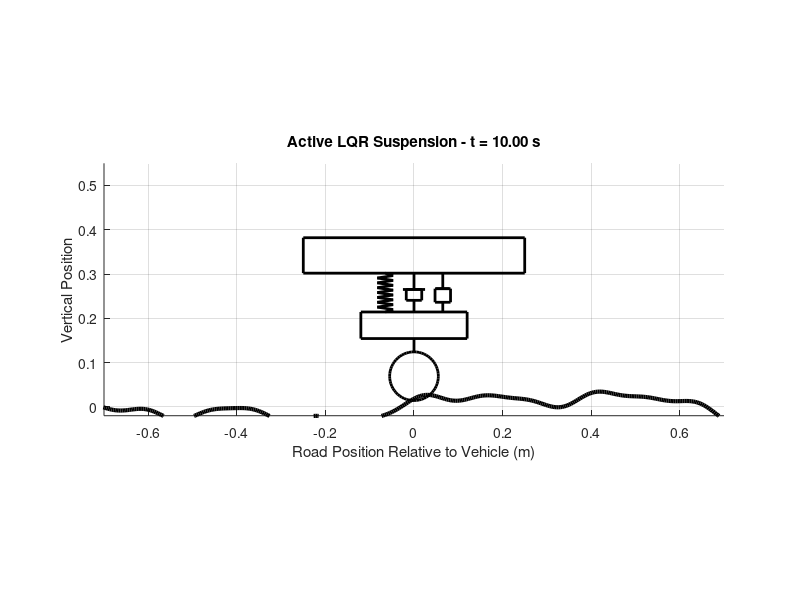

The MATLAB script that drew this image:
%% QUARTER-CAR SUSPENSION PROJECT
% Model 1: Passive suspension
% Model 2: Fixed-LQR active suspension + s_ref sweep
% Animation: Fixed-LQR response on an irregular road

clear;
clc;
close all;


%% 1. QUARTER-CAR PLANT

% Nominal passenger-car parameters
ms = 300;        % Sprung mass [kg]
mu = 40;         % Unsprung mass [kg]
ks = 22000;      % Suspension stiffness [N/m]
cs = 1500;       % Suspension damping [N*s/m]
kt = 200000;     % Tire stiffness [N/m]

% State vector:
% x = [zs; zs_dot; zu; zu_dot]

A = [0,        1,             0,               0;
    -ks/ms,   -cs/ms,         ks/ms,           cs/ms;
     0,        0,             0,               1;
     ks/mu,    cs/mu,        -(ks+kt)/mu,     -cs/mu];

% Active actuator input Fa
B = [0;
     1/ms;
     0;
    -1/mu];

% Road displacement input zr
E = [0;
     0;
     0;
     kt/mu];

% Initial condition: static-equilibrium coordinates
x0 = [0; 0; 0; 0];


%% 2. MODEL 1 - PASSIVE SUSPENSION

% Baseline sinusoidal road input
Ar = 0.02;       % Road amplitude [m]
f  = 10;         % Excitation frequency [Hz]
tspan = [0 5];

zr_baseline = @(t) Ar*sin(2*pi*f*t);

% Passive system: Fa = 0
odefun_passive = @(t,x) A*x + E*zr_baseline(t);

[t, x] = ode45(odefun_passive, tspan, x0);

% States
zs     = x(:,1);
zs_dot = x(:,2);
zu     = x(:,3);
zu_dot = x(:,4);

% Road displacement
zr = zr_baseline(t);

% Body acceleration
zs_ddot = (-ks*zs ...
           -cs*zs_dot ...
           +ks*zu ...
           +cs*zu_dot)/ms;

% Performance variables
susp_travel     = zs - zu;
tire_deflection = zu - zr;


%% 3. MODEL 2 - FIXED LQR

% Reference performance levels
a_ref = 2;         % Body acceleration reference [m/s^2]
s_ref = 0.020;     % Suspension travel reference [m]
F_ref = 500;       % Actuator force reference [N]

% Cost weights
wa = 1/a_ref^2;
ws = 1/s_ref^2;
wF = 1/F_ref^2;

% Body acceleration:
% zs_ddot = Ca*x + Da*Fa
Ca = [-ks/ms, -cs/ms, ks/ms, cs/ms];
Da = 1/ms;

% Suspension travel:
% zs - zu = Cs*x
Cs = [1, 0, -1, 0];

% Convert the physical cost into generalized LQR form
Q = wa*(Ca'*Ca) + ws*(Cs'*Cs);
N = wa*(Ca'*Da);
R = wa*(Da^2) + wF;

% Fixed LQR gain
K = lqr(A, B, Q, R, N);

% Active closed-loop simulation
odefun_active = @(t,x) (A-B*K)*x + E*zr_baseline(t);

[t_active, x_active] = ode45(odefun_active, tspan, x0);

% States
zs_active     = x_active(:,1);
zs_dot_active = x_active(:,2);
zu_active     = x_active(:,3);
zu_dot_active = x_active(:,4);

% Road displacement
zr_active = zr_baseline(t_active);

% Actuator force: Fa = -Kx
Fa_active = -(K*x_active')';

% Body acceleration
zs_ddot_active = (-ks*zs_active ...
                  -cs*zs_dot_active ...
                  +ks*zu_active ...
                  +cs*zu_dot_active ...
                  +Fa_active)/ms;

% Performance variables
susp_travel_active     = zs_active - zu_active;
tire_deflection_active = zu_active - zr_active;




%% 4. ANIMATION ROAD PROFILE

% This profile is used only by the visualization below.
% It is intentionally separate from road7 used in the s_ref sweep.

zr_irregular_raw = @(t) ...
    0.0050*sin(2*pi*0.8*t) ...
    + 0.0030*sin(2*pi*2.2*t + 0.6) ...
    + 0.0018*sin(2*pi*4.8*t + 1.4) ...
    + 0.0008*sin(2*pi*8.0*t + 0.3);

% Smooth entrance avoids an artificial initial-condition jump
T_ramp = 0.5;

ramp_irregular = @(t) ...
    ((t >= 0) & (t < T_ramp)) .* ...
    (0.5 .* (1 - cos(pi*t/T_ramp))) ...
    + (t >= T_ramp);

zr_irregular = @(t) ramp_irregular(t).*zr_irregular_raw(t);


%% 5. ACTIVE LQR ANIMATION - IRREGULAR ROAD

% Simulate active system once for the animation
odefun_anim = @(t,x) (A-B*K)*x + E*zr_irregular(t);
[t_anim_raw, x_anim_raw] = ode45(odefun_anim, [0 10], x0);


% --------------------------------------------------
% SMOOTH 60 FPS TIME VECTOR
% --------------------------------------------------

fps = 60;
playback_speed = 1;
t_anim = (0:playback_speed/fps:10)';

% Interpolate ODE45 solution onto equally spaced time points
zs_anim = interp1(t_anim_raw,x_anim_raw(:,1), ...
                  t_anim,'pchip');

zu_anim = interp1(t_anim_raw,x_anim_raw(:,3), ...
                  t_anim,'pchip');

% Road input at same time points
zr_anim = zr_irregular(t_anim);


% --------------------------------------------------
% VISUALIZATION SETTINGS
% --------------------------------------------------
fig = figure( ...
    'Units','pixels', ...
    'Position',[50 50 1920 1080], ...
    'Color','w', ...
    'Renderer','opengl');

scale = 5;
v_car = 1.0;

body_base = 0.32;

% Road spatial coordinates
xroad = linspace(-2,2,1000);

% Vehicle geometry
wheel_radius = 0.055;

unsprung_width  = 0.24;
unsprung_height = 0.06;

body_width  = 0.50;
body_height = 0.08;

% Suspension geometry
spring_x_center = -0.065;
spring_width = 0.018;
n_coils = 8;

damper_x = 0;
damper_width = 0.035;
piston_width = 0.025;

actuator_x = 0.065;
actuator_width = 0.035;


% --------------------------------------------------
% INITIAL FRAME GEOMETRY
% --------------------------------------------------

i = 1;

x_car = v_car*t_anim(i);

world_x = xroad + x_car;
road_time = world_x/v_car;

zroad = zr_irregular(road_time);

zr_under_wheel = zr_anim(i);

tire_def_anim = ...
    zu_anim(i) - zr_anim(i);

wheel_center_y = ...
    scale*zr_under_wheel ...
    + wheel_radius ...
    + scale*tire_def_anim;

unsprung_bottom = ...
    wheel_center_y ...
    + wheel_radius ...
    + 0.03;

zs_vis = ...
    body_base ...
    + scale*zs_anim(i);

suspension_bottom = ...
    unsprung_bottom + unsprung_height;

suspension_top = zs_vis;

susp_height = ...
    suspension_top - suspension_bottom;


% --------------------------------------------------
% DRAW STATIC OBJECTS ONCE
% --------------------------------------------------

hold on
grid on


% ROAD
hRoad = plot( ...
    xroad, ...
    scale*zroad, ...
    'k', ...
    'LineWidth',3);


% WHEEL
hWheel = rectangle( ...
    'Position',[ ...
        -wheel_radius, ...
        wheel_center_y-wheel_radius, ...
        2*wheel_radius, ...
        2*wheel_radius], ...
    'Curvature',[1 1], ...
    'EdgeColor','k', ...
    'LineWidth',2);


% UNSPRUNG MASS
hUnsprung = rectangle( ...
    'Position',[ ...
        -unsprung_width/2, ...
        unsprung_bottom, ...
        unsprung_width, ...
        unsprung_height], ...
    'EdgeColor','k', ...
    'LineWidth',2);


% WHEEL -> UNSPRUNG MASS CONNECTION
hWheelConnection = plot( ...
    [0 0], ...
    [wheel_center_y + wheel_radius, ...
     unsprung_bottom], ...
    'k', ...
    'LineWidth',2);


% SPRUNG MASS
hBody = rectangle( ...
    'Position',[ ...
        -body_width/2, ...
        zs_vis, ...
        body_width, ...
        body_height], ...
    'EdgeColor','k', ...
    'LineWidth',2);


% ==================================================
% SPRING ks
% ==================================================

y_spring = linspace( ...
    suspension_bottom, ...
    suspension_top, ...
    2*n_coils + 1);

x_spring = zeros(size(y_spring));

for k = 2:length(x_spring)-1

    if mod(k,2) == 0
        x_spring(k) = spring_width;
    else
        x_spring(k) = -spring_width;
    end

end

x_spring(1) = 0;
x_spring(end) = 0;

hSpring = plot( ...
    spring_x_center + x_spring, ...
    y_spring, ...
    'k', ...
    'LineWidth',2);


% ==================================================
% DAMPER cs
% ==================================================

damper_body_bottom = ...
    suspension_bottom + 0.30*susp_height;

damper_body_top = ...
    suspension_bottom + 0.58*susp_height;


% Lower rod
hDamperLower = plot( ...
    [damper_x damper_x], ...
    [suspension_bottom damper_body_bottom], ...
    'k', ...
    'LineWidth',2);


% Damper body
hDamperBody = rectangle( ...
    'Position',[ ...
        damper_x-damper_width/2, ...
        damper_body_bottom, ...
        damper_width, ...
        damper_body_top-damper_body_bottom], ...
    'EdgeColor','k', ...
    'LineWidth',2);


% Upper rod
hDamperUpper = plot( ...
    [damper_x damper_x], ...
    [damper_body_top suspension_top], ...
    'k', ...
    'LineWidth',2);


% Piston head
hDamperPiston = plot( ...
    [damper_x-piston_width ...
     damper_x+piston_width], ...
    [damper_body_top damper_body_top], ...
    'k', ...
    'LineWidth',2);


% ==================================================
% ACTIVE ACTUATOR Fa
% ==================================================

actuator_body_bottom = ...
    suspension_bottom + 0.25*susp_height;

actuator_body_top = ...
    suspension_bottom + 0.60*susp_height;


% Lower rod
hActuatorLower = plot( ...
    [actuator_x actuator_x], ...
    [suspension_bottom actuator_body_bottom], ...
    'k', ...
    'LineWidth',2);


% Actuator housing
hActuatorBody = rectangle( ...
    'Position',[ ...
        actuator_x-actuator_width/2, ...
        actuator_body_bottom, ...
        actuator_width, ...
        actuator_body_top-actuator_body_bottom], ...
    'EdgeColor','k', ...
    'LineWidth',2);


% Upper rod
hActuatorUpper = plot( ...
    [actuator_x actuator_x], ...
    [actuator_body_top suspension_top], ...
    'k', ...
    'LineWidth',2);


% Piston head
hActuatorPiston = plot( ...
    [actuator_x-0.015 ...
     actuator_x+0.015], ...
    [actuator_body_top actuator_body_top], ...
    'k', ...
    'LineWidth',2);


% --------------------------------------------------
% FIGURE SETTINGS
% --------------------------------------------------

hTitle = title( ...
    sprintf('Active LQR Suspension - t = %.2f s', ...
    t_anim(1)));

xlabel('Road Position Relative to Vehicle (m)')
ylabel('Vertical Position')

xlim([-0.7 0.7])
ylim([-0.02 0.55])

axis equal


% --------------------------------------------------
% ANIMATION LOOP
% --------------------------------------------------

animation_clock = tic;

for i = 1:length(t_anim)

    % ----------------------------------------------
    % ROAD
    % ----------------------------------------------

    x_car = v_car*t_anim(i);

    world_x = xroad + x_car;

    road_time = world_x/v_car;

    zroad = zr_irregular(road_time);

    set(hRoad, ...
        'YData',scale*zroad);


    % ----------------------------------------------
    % VEHICLE POSITIONS
    % ----------------------------------------------

    zr_under_wheel = zr_anim(i);

    tire_def_anim = ...
        zu_anim(i) - zr_anim(i);

    wheel_center_y = ...
        scale*zr_under_wheel ...
        + wheel_radius ...
        + scale*tire_def_anim;

    unsprung_bottom = ...
        wheel_center_y ...
        + wheel_radius ...
        + 0.03;

    zs_vis = ...
        body_base ...
        + scale*zs_anim(i);


    % ----------------------------------------------
    % WHEEL
    % ----------------------------------------------

    set(hWheel, ...
        'Position',[ ...
            -wheel_radius, ...
            wheel_center_y-wheel_radius, ...
            2*wheel_radius, ...
            2*wheel_radius]);


    % ----------------------------------------------
    % UNSPRUNG MASS
    % ----------------------------------------------

    set(hUnsprung, ...
        'Position',[ ...
            -unsprung_width/2, ...
            unsprung_bottom, ...
            unsprung_width, ...
            unsprung_height]);


    % Wheel connection
    set(hWheelConnection, ...
        'YData',[ ...
            wheel_center_y + wheel_radius, ...
            unsprung_bottom]);


    % ----------------------------------------------
    % SPRUNG MASS
    % ----------------------------------------------

    set(hBody, ...
        'Position',[ ...
            -body_width/2, ...
            zs_vis, ...
            body_width, ...
            body_height]);


    % ----------------------------------------------
    % SUSPENSION LIMITS
    % ----------------------------------------------

    suspension_bottom = ...
        unsprung_bottom + unsprung_height;

    suspension_top = zs_vis;

    susp_height = ...
        suspension_top - suspension_bottom;


    % ----------------------------------------------
    % SPRING ks
    % ----------------------------------------------

    y_spring = linspace( ...
        suspension_bottom, ...
        suspension_top, ...
        2*n_coils + 1);

    set(hSpring, ...
        'YData',y_spring);


    % ----------------------------------------------
    % DAMPER cs
    % ----------------------------------------------

    damper_body_bottom = ...
        suspension_bottom ...
        + 0.30*susp_height;

    damper_body_top = ...
        suspension_bottom ...
        + 0.58*susp_height;

    set(hDamperLower, ...
        'YData',[ ...
            suspension_bottom, ...
            damper_body_bottom]);

    set(hDamperBody, ...
        'Position',[ ...
            damper_x-damper_width/2, ...
            damper_body_bottom, ...
            damper_width, ...
            damper_body_top-damper_body_bottom]);

    set(hDamperUpper, ...
        'YData',[ ...
            damper_body_top, ...
            suspension_top]);

    set(hDamperPiston, ...
        'YData',[ ...
            damper_body_top, ...
            damper_body_top]);


    % ----------------------------------------------
    % ACTIVE ACTUATOR Fa
    % ----------------------------------------------

    actuator_body_bottom = ...
        suspension_bottom ...
        + 0.25*susp_height;

    actuator_body_top = ...
        suspension_bottom ...
        + 0.60*susp_height;

    set(hActuatorLower, ...
        'YData',[ ...
            suspension_bottom, ...
            actuator_body_bottom]);

    set(hActuatorBody, ...
        'Position',[ ...
            actuator_x-actuator_width/2, ...
            actuator_body_bottom, ...
            actuator_width, ...
            actuator_body_top-actuator_body_bottom]);

    set(hActuatorUpper, ...
        'YData',[ ...
            actuator_body_top, ...
            suspension_top]);

    set(hActuatorPiston, ...
        'YData',[ ...
            actuator_body_top, ...
            actuator_body_top]);


    % ----------------------------------------------
    % TITLE
    % ----------------------------------------------

    set(hTitle, ...
        'String',sprintf( ...
        'Active LQR Suspension - t = %.2f s', ...
        t_anim(i)));


    % ----------------------------------------------
    % DRAW FRAME
    % ----------------------------------------------

    drawnow



    % Keep playback approximately real-time at 60 FPS
    next_frame_time = i/(fps);

    remaining_time = ...
        next_frame_time - toc(animation_clock);

    if remaining_time > 0
        pause(remaining_time)
    end


end
